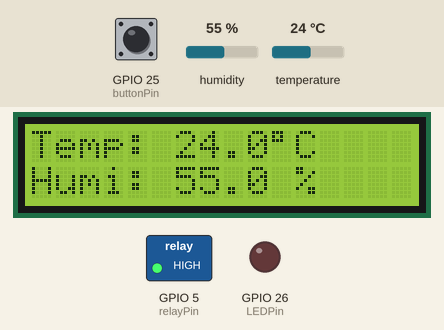
The sketch below on a simulated ESP32. On the bench: 16×2 character LCD, switched loads named in the sketch (green lamp = pin HIGH), output pins drawn as LEDs (lit = HIGH). The test bench sets the inputs (shaded band); at power-on: temperature 24 °C, GPIO 25 (buttonPin) HIGH, humidity 55 %. What the sketch prints to the serial monitor is not drawn.

Above: at 3.7 s.
3.8 s: temperature set to 29.7 °C
At 5.5 s:
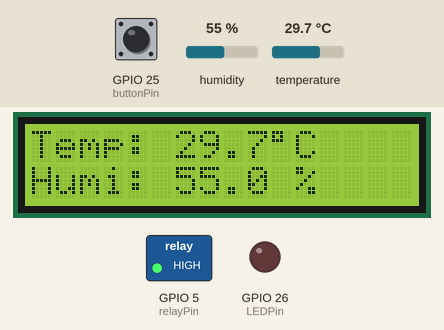
6.6 s: temperature set to 30.6 °C
At 8.2 s:
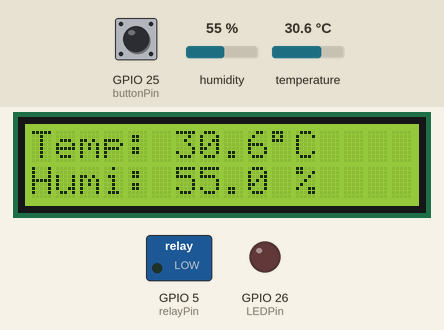
9.3 s: GPIO 25 (buttonPin) pulled LOW for 2.4 s
At 11.6 s:
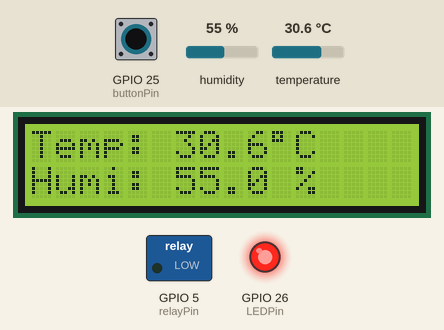
13.2 s: temperature set to 12 °C
At 14.4 s:
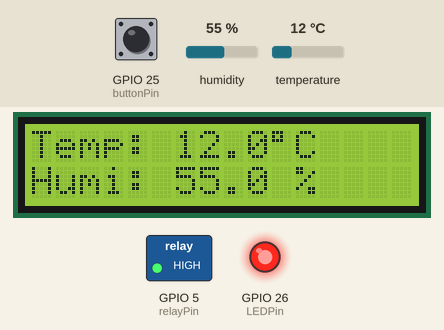
15.9 s: humidity set to 22 %
At 18.5 s:
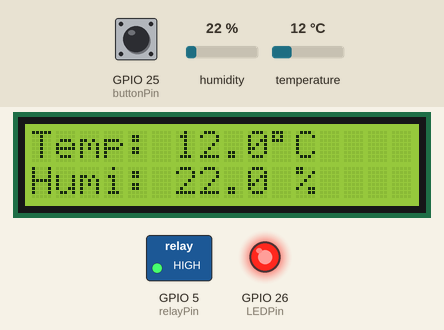
18.8 s: GPIO 25 (buttonPin) pulled LOW for 2.4 s
At 20.5 s:
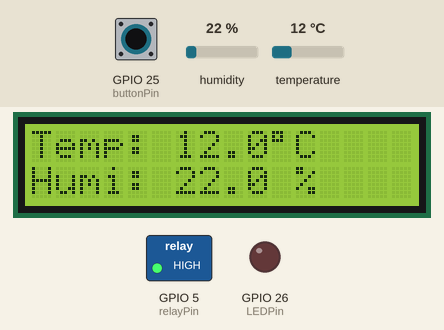
Timing chart, 0 to 22.0 s (numbered marks = the images above; inputs shaded):
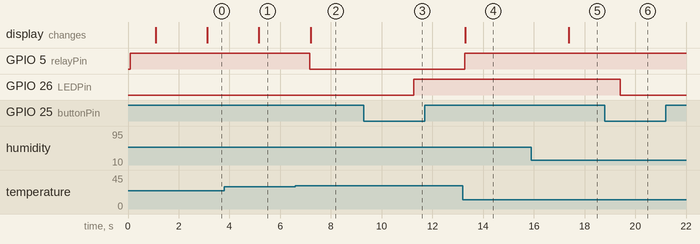

The sketch:

sketch.ino
```cpp
//------------------------------------------------------------------------------------//
//                       ESP32 - DHT22 - LCD I2C - NÚT NHẤN - LED - RELAY              //
//                                                                                    //
// Mô tả:                                                                             //
// - Đọc giá trị nhiệt độ và độ ẩm từ cảm biến DHT22.                                  //
// - Hiển thị thông tin lên màn hình LCD I2C 16x2.                                    //
// - In thông tin nhiệt độ, độ ẩm ra Serial Monitor.                                   //
// - Điều khiển một đèn LED ON/OFF bằng nút nhấn (nhấn để đảo trạng thái).            //
// - Điều khiển một Relay dựa trên ngưỡng nhiệt độ (ví dụ: bật quạt khi nhiệt độ > 30°C).//
//                                                                                    //
// Kết nối phần cứng (gợi ý cho ESP32):                                               //
// - DHT22:                                                                           //
//   + VCC -> 3.3V hoặc 5V (kiểm tra datasheet của module DHT22)                      //
//   + DATA -> GPIO2 (có thể thay đổi trong #define DHTPIN)                           //
//   + GND -> GND                                                                     //
//   (Cần một điện trở kéo lên 10K giữa VCC và DATA nếu module không có sẵn)           //
// - LCD I2C:                                                                         //
//   + VCC -> 5V (thường là 5V cho LCD I2C)                                           //
//   + GND -> GND                                                                     //
//   + SDA -> GPIO21 (SDA mặc định của ESP32)                                         //
//   + SCL -> GPIO22 (SCL mặc định của ESP32)                                         //
// - Nút nhấn:                                                                        //
//   + Một chân -> GPIO25 (có thể thay đổi trong buttonPin)                            //
//   + Chân còn lại -> GND                                                            //
//   (Sử dụng điện trở kéo lên nội INPUT_PULLUP)                                       //
// - LED:                                                                             //
//   + Anode (chân dài) -> Điện trở (ví dụ 220 Ohm) -> GPIO26 (LEDPin)                //
//   + Cathode (chân ngắn) -> GND                                                     //
// - Relay Module:                                                                    //
//   + VCC -> 5V (hoặc theo điện áp cuộn hút của relay)                               //
//   + GND -> GND                                                                     //
//   + IN  -> GPIO5 (relayPin)                                                        //
//   (Lưu ý: Một số module relay kích hoạt mức LOW, một số kích hoạt mức HIGH)         //
//------------------------------------------------------------------------------------//

#include <Wire.h>             // Thư viện cho giao tiếp I2C (cần cho LCD I2C)
#include <LiquidCrystal_I2C.h> // Thư viện cho màn hình LCD I2C
#include <DHT.h>              // Thư viện cho cảm biến DHT

// --- Cấu hình cảm biến DHT ---
#define DHTPIN 2      // Chân DATA của cảm biến DHT nối với ESP32 (ví dụ: GPIO2)
#define DHTTYPE DHT22 // Loại cảm biến DHT (DHT11, DHT21, DHT22)
DHT dht(DHTPIN, DHTTYPE); // Khởi tạo đối tượng cảm biến DHT

// --- Cấu hình màn hình LCD I2C ---
// Địa chỉ I2C thường là 0x27 hoặc 0x3F. Kiểm tra bằng I2C Scanner nếu không chắc.
// 16 ký tự, 2 dòng.
LiquidCrystal_I2C lcd(0x27, 16, 2);

// --- Cấu hình chân cho Nút nhấn và LED ---
const int buttonPin = 25; // Chân GPIO của ESP32 nối với nút nhấn
const int LEDPin    = 26; // Chân GPIO của ESP32 nối với LED

// Biến lưu trạng thái của LED và nút nhấn
int ledState           = LOW; // Trạng thái hiện tại của LED (LOW = TẮT, HIGH = BẬT)
int lastButtonState;          // Trạng thái trước đó của nút nhấn
int currentButtonState;       // Trạng thái hiện tại của nút nhấn

// --- Cấu hình chân cho Relay ---
const int relayPin = 5;      // Chân GPIO của ESP32 nối với chân IN của module Relay
const float TEMPERATURE_THRESHOLD = 30.0; // Ngưỡng nhiệt độ để kích hoạt relay (ví dụ: 30°C)
                                          // Thay đổi giá trị này theo nhu cầu

void setup() {
  Serial.begin(9600); // Khởi động giao tiếp Serial ở tốc độ 9600 baud
  Serial.println("--- Khoi dong chuong trinh ---");

  // Khởi tạo màn hình LCD
  lcd.init();      // Khởi tạo LCD (quan trọng hơn begin cho một số thư viện)
  lcd.backlight(); // Bật đèn nền LCD
  lcd.clear();     // Xóa màn hình LCD
  lcd.setCursor(0, 0);
  lcd.print("Dang khoi tao...");

  // Khởi tạo cảm biến DHT
  dht.begin();
  Serial.println("Khoi tao DHT xong.");

  // Cấu hình chân cho nút nhấn và LED
  pinMode(buttonPin, INPUT_PULLUP); // Đặt chân nút nhấn là INPUT với điện trở kéo lên nội
                                    // Khi không nhấn, đọc được HIGH. Khi nhấn (nối GND), đọc được LOW.
  pinMode(LEDPin, OUTPUT);          // Đặt chân LED là OUTPUT

  // Đọc trạng thái ban đầu của nút nhấn
  currentButtonState = digitalRead(buttonPin);
  lastButtonState = currentButtonState; // Khởi tạo trạng thái trước đó

  // Đặt trạng thái ban đầu cho LED (TẮT)
  digitalWrite(LEDPin, ledState);
  Serial.println("Khoi tao nut nhan & LED xong.");

  // Cấu hình chân cho Relay
  pinMode(relayPin, OUTPUT);
  // Đặt trạng thái ban đầu cho Relay (ví dụ: TẮT)
  // Giả sử relay kích hoạt ở mức LOW (bật) và tắt ở mức HIGH
  // Nếu relay của bạn kích hoạt ở mức HIGH, đảo ngược logic này
  digitalWrite(relayPin, HIGH); // Tắt relay ban đầu
  Serial.println("Khoi tao Relay xong.");

  delay(1000); // Chờ một chút để các cảm biến ổn định
  lcd.clear();
}

void loop() {
  // Nên có một khoảng trễ giữa các lần đọc DHT, đặc biệt là DHT22 (ít nhất 2 giây)
  // DHT11 có thể đọc nhanh hơn (1 giây)
  delay(2000);

  // Đọc giá trị độ ẩm và nhiệt độ từ cảm biến
  float humidity = dht.readHumidity();
  float temperature = dht.readTemperature(); // Mặc định là Celsius

  // Kiểm tra xem có đọc được dữ liệu từ cảm biến không
  if (isnan(humidity) || isnan(temperature)) {
    Serial.println("Loi: Khong doc duoc du lieu tu cam bien DHT!");
    lcd.clear();
    lcd.setCursor(0, 0);
    lcd.print("Loi DHT!");
    return; // Thoát khỏi vòng lặp hiện tại nếu có lỗi
  }

  // --- Điều khiển Relay dựa trên nhiệt độ ---
  // Ví dụ: Bật relay (ví dụ: quạt) nếu nhiệt độ > ngưỡng, tắt nếu <= ngưỡng
  // Giả sử: relay module kích hoạt khi chân IN ở mức LOW (phổ biến)
  if (temperature > TEMPERATURE_THRESHOLD) {
    digitalWrite(relayPin, LOW); // Bật relay
    Serial.println("Nhiet do cao -> BAT Relay");
  } else {
    digitalWrite(relayPin, HIGH); // Tắt relay
    Serial.println("Nhiet do thap -> TAT Relay");
  }

  // --- Hiển thị lên màn hình LCD ---
  // lcd.clear(); // Không nên clear() trong loop() liên tục vì gây nhấp nháy
                // Chỉ clear() khi cần thiết hoặc định kỳ (ví dụ, mỗi phút)

  // Hiển thị nhiệt độ
  lcd.setCursor(0, 0); // Cột 0, dòng 0
  lcd.print("Temp: ");
  lcd.print(temperature, 1); // In với 1 chữ số thập phân
  lcd.print((char)223);      // Ký tự độ (°)
  lcd.print("C   ");         // Thêm khoảng trắng để xóa ký tự cũ nếu số mới ngắn hơn

  // Hiển thị độ ẩm
  lcd.setCursor(0, 1); // Cột 0, dòng 1
  lcd.print("Humi: ");
  lcd.print(humidity, 1);  // In với 1 chữ số thập phân
  lcd.print(" %   ");      // Thêm khoảng trắng

  // --- In ra Serial Monitor ---
  Serial.print("Nhiet do: ");
  Serial.print(temperature);
  Serial.print(" *C, Do am: ");
  Serial.print(humidity);
  Serial.println(" %");

  // --- Xử lý nút nhấn để điều khiển LED ---
  lastButtonState = currentButtonState;         // Lưu trạng thái cũ
  currentButtonState = digitalRead(buttonPin); // Đọc trạng thái mới

  // Kiểm tra nếu có sự thay đổi trạng thái từ HIGH xuống LOW (nút được nhấn)
  if (lastButtonState == HIGH && currentButtonState == LOW) {
    Serial.println("Nut nhan da duoc bam!");

    // Đảo trạng thái của LED
    ledState = !ledState; // Nếu ledState là LOW, nó sẽ thành HIGH, và ngược lại

    // Điều khiển LED theo trạng thái mới
    digitalWrite(LEDPin, ledState);

    if(ledState == HIGH) {
      Serial.println("LED: BAT");
    } else {
      Serial.println("LED: TAT");
    }
  }
}
```

Measured:
- the behaviour switches between 30 and 30.1 °C on temperature (found by bisection; images 1 and 2)
- after the input at 3.8 s, the display: changes after 1.4 s (image 1)
- after the input at 6.6 s, GPIO 5 (relayPin): HIGH → LOW after 0.57 s; the display: changes after 0.60 s (image 2)
- after the input at 9.3 s, GPIO 26 (LEDPin): LOW → HIGH after 2.0 s
- after the input at 13.2 s, GPIO 5 (relayPin): LOW → HIGH after 0.08 s; the display: changes after 0.11 s (image 4)
- after the input at 15.9 s, the display: changes after 1.5 s (image 5)
- after the input at 18.8 s, GPIO 26 (LEDPin): HIGH → LOW after 0.61 s
